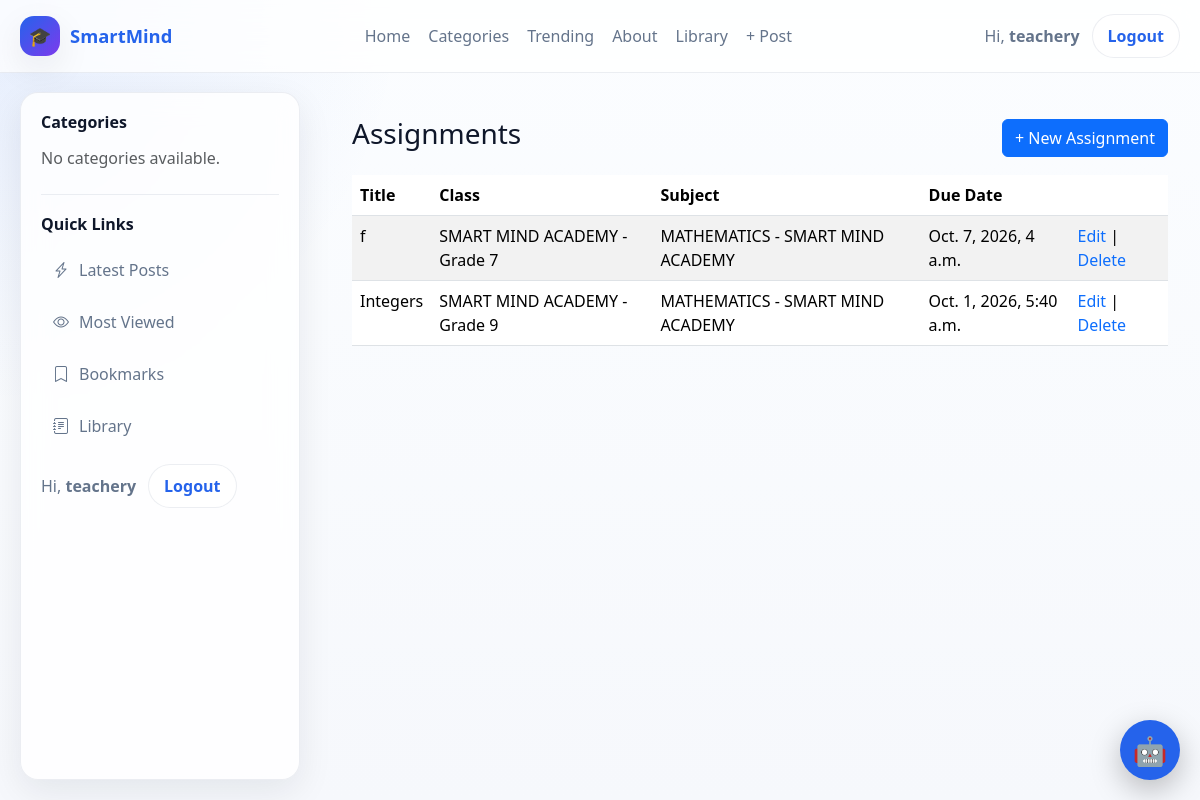
The page /assignments/dashboard/assignments/ (signed in) on the database its author committed.
### accounts/models.py (models this page shows, shortened)
class User(AbstractUser):
    ROLE_CHOICES = [
        ("school_admin", "School Admin"),
        ("teacher", "Teacher"),
        ("student", "Student"),
        ("parent", "Parent"),
    ]
    role = models.CharField(
        max_length=20,
        choices=ROLE_CHOICES,
        default="student",
        db_index=True,
    )
    school = models.ForeignKey(
        "schools.School",
        on_delete=models.CASCADE,
        related_name="users",
        null=True,
        blank=True,
    )
    school_class = models.ForeignKey(
        "schools.SchoolClass",
        on_delete=models.SET_NULL,
        related_name="students",
        null=True,
        blank=True,
    )
    teacher_role = models.ForeignKey(
        "TeacherRole",
        on_delete=models.SET_NULL,
        null=True,
        blank=True,
        related_name="teachers",
    )
    admission_number = models.CharField(
        max_length=30,
        unique=True,
        blank=True,
        null=True,
        db_index=True,
    )
    employee_number = models.CharField(
        max_length=30,
        unique=True,
        blank=True,
        null=True,
        db_index=True,
    )
    tsc_number = models.CharField(
        max_length=30,
        blank=True,
        null=True,
    )
    phone_number = models.CharField(max_length=20, blank=True)
    profile_picture = models.ImageField(upload_to="profiles/", blank=True, null=True)
    date_of_birth = models.DateField(blank=True, null=True)
    is_verified = models.BooleanField(default=False)
    created_at = models.DateTimeField(default=timezone.now)
    updated_at = models.DateTimeField(auto_now=True)
    @property
    def is_school_admin(self):
        return self.role == "school_admin"
    @property
    def is_teacher(self):
        return self.role == "teacher"

### assignments/models.py (models this page shows, shortened)
class Assignment(models.Model):
    ASSIGNMENT_TYPES = (
        ('essay', 'Essay / Written'),
        ('quiz', 'Multiple Choice Quiz'),
        ('mixed', 'Mixed'),
    )
    title = models.CharField(max_length=200)
    description = CKEditor5Field("Description", config_name="default")
    teacher = models.ForeignKey(
        'accounts.User',
        on_delete=models.CASCADE,
        related_name="created_assignments"
    )
    from .storage import AssignmentStorage
    attachment = models.FileField(
        storage=AssignmentStorage(),
        upload_to="",
        blank=True,
        null=True,
    )
    school_class = models.ForeignKey(
        'schools.SchoolClass',
        on_delete=models.CASCADE,
        related_name="assignments",
    )
    subject = models.ForeignKey(
        "Subject",
        on_delete=models.CASCADE,
        related_name="assignments"
    )
    assignment_type = models.CharField(
        max_length=20,
        choices=ASSIGNMENT_TYPES,
        default='essay'
    )
    due_date = models.DateTimeField()
    total_marks = models.FloatField(default=100)
    duration_minutes = models.IntegerField(null=True, blank=True)
    is_timed = models.BooleanField(default=False)
    created_at = models.DateTimeField(auto_now_add=True)
    class Meta:
        ordering = ['-created_at']
        indexes = [
            models.Index(fields=["school_class"]),
            models.Index(fields=["subject"]),
            models.Index(fields=["teacher"]),
            models.Index(fields=["due_date"]),
        ]

class Subject(models.Model):
    school = models.ForeignKey(
        School,
        on_delete=models.CASCADE,
        related_name="subjects"
    )
    name = models.CharField(max_length=100)
    code = models.CharField(max_length=20, blank=True)
    class Meta:
        unique_together = ('school', 'name')
    def __str__(self):
        return f"{self.name} - {self.school.name}"

### schools/models.py (models this page shows, shortened)
class SchoolClass(models.Model):
    LEVEL_CHOICES = [
        ("pre_primary", "Pre-Primary"),
        ("lower_primary", "Lower Primary"),
        ("upper_primary", "Upper Primary"),
        ("junior_school", "Junior School"),
        ("senior_school", "Senior School"),
    ]
    school = models.ForeignKey(
        School,
        on_delete=models.CASCADE,
        related_name="classes"
    )
    name = models.CharField(max_length=50)
    level = models.CharField(
        max_length=30,
        choices=LEVEL_CHOICES
    )
    order = models.PositiveSmallIntegerField(
        default=1,
        help_text="Used to sort classes."
    )
    is_active = models.BooleanField(default=True)
    class Meta:
        unique_together = ("school", "name")
        ordering = ["order", "name"]
    def __str__(self):
        return f"{self.school.name} - {self.name}"

class School(models.Model):
    name = models.CharField(max_length=255)
    code = models.SlugField(max_length=50, unique=True)
    slogan = models.CharField(max_length=255, blank=True)
    about = models.TextField(blank=True)
    logo = models.ImageField(
        upload_to="schools/logos/",
        blank=True,
        null=True
    )
    email = models.EmailField(blank=True)
    phone_number = models.CharField(max_length=20, blank=True)
    website = models.URLField(blank=True)
    address = models.CharField(max_length=255, blank=True)
    is_active = models.BooleanField(default=True)
    created_at = models.DateTimeField(auto_now_add=True)
    updated_at = models.DateTimeField(auto_now=True)
    class Meta:
        ordering = ["name"]

### assignments/views.py (the view)
# urls.py: path("dashboard/assignments/", views.manage_assignments, name="manage_assignments"),
@login_required
def manage_assignments(request):
    user = request.user
    if not (user.is_teacher or user.is_school_admin):
        return HttpResponseForbidden("Permission denied.")
    if user.is_school_admin:
        assignments = Assignment.objects.filter(
            school_class__school=user.school
        ).select_related("school_class", "subject", "teacher")
    else:
        assignments = Assignment.objects.filter(
            teacher=user
        ).select_related("school_class", "subject", "teacher")
    return render(request, "manage_assignments.html", {
        "assignments": assignments,
    })

### assignments/templates/manage_assignments.html
{% extends "base.html" %}
{% block content %}
<div class="container py-4">
<div class="d-flex justify-content-between align-items-center mb-3">
    <h3>Assignments</h3>
    <a href="{% url 'create_assignment' %}"
       class="btn btn-primary">
        + New Assignment
    </a>
</div>
<table class="table table-striped">
    <thead>
        <tr>
            <th>Title</th>
            <th>Class</th>
            <th>Subject</th>
            <th>Due Date</th>
            <th></th>
        </tr>
    </thead>
    <tbody>
    {% for assignment in assignments %}
        <tr>
            <td>{{ assignment.title }}</td>
            <td>{{ assignment.school_class }}</td>
            <td>{{ assignment.subject }}</td>
            <td>{{ assignment.due_date }}</td>
            <td>
               <a href="{% url 'edit_quiz' assignment.pk %}">Edit</a> |
            <a href="{% url 'delete_quiz' assignment.pk %}">Delete</a>
            </td>
        </tr>
    {% empty %}
        <tr>
            <td colspan="5">No assignments found.</td>
        </tr>
    {% endfor %}
    </tbody>
</table>
</div>
{% endblock %}

### blog/templates/base.html (shortened to what this page needs)
{% load static %}
<!DOCTYPE html>
<html lang="en">
<head>
    <link href="https://cdn.jsdelivr.net/npm/bootstrap@5.3.7/dist/css/bootstrap.min.css" rel="stylesheet">
    <link rel="stylesheet" href="https://cdn.jsdelivr.net/npm/bootstrap-icons@1.11.3/font/bootstrap-icons.min.css">
    <link rel="stylesheet" href="{% static 'smartmind_ai/chatbot.css' %}">
    <link rel="stylesheet" href="{% static 'django_ckeditor_5/dist/styles.css' %}">
</head>
<body>
<div class="site-shell">
    <header class="site-navbar">
        <div class="nav-inner">
            <a href="{% url 'dashboard' %}" class="brand">
                <span class="brand-badge">🎓</span>
                <span>SmartMind</span>
            </a>
            <nav class="nav-links" aria-label="Main navigation">
                {% if user.is_authenticated %}
                    <a href="{% url 'dashboard' %}">Home</a>
                {% else %}
                    <a href="{% url 'blog:home' %}">Home</a>
                {% endif %}
                <a href="#">Categories</a>
                <a href="#">Trending</a>
                <a href="#">About</a>
                <a href="{% url 'library:home' %}">Library</a>
                <a href="{% url 'blog:add_post' %}">+ Post</a>
            </nav>
            <div class="user-box">
                {% if user.is_authenticated %}
                    <span>Hi, <strong>{{ user.username }}</strong></span>
                    <form action="{% url 'logout' %}" method="post" class="m-0">
                        <button type="submit" class="btn-pill">Logout</button>
                    </form>
                {% else %}
                    <a href="{% url 'login' %}" class="btn-pill">Login</a>
                {% endif %}
            </div>
        </div>
    </header>
    <div class="layout">
        <aside class="sidebar d-none d-lg-block">
            <div class="sidebar-section">
                <h3>Categories</h3>
                <div class="sidebar-links">
                    {% for category in categories %}
                        <a href="{% url 'blog:category_post' category.slug %}">
                            <i class="bi bi-folder2"></i>
                            <span>{{ category.name }}</span>
                        </a>
                    {% empty %}
                        <p class="text-muted mb-0">No categories available.</p>
                    {% endfor %}
                </div>
            </div>
            <div class="sidebar-section">
                <h3>Quick Links</h3>
                <div class="sidebar-links">
                    <a href="#"><i class="bi bi-lightning-charge"></i><span>Latest Posts</span></a>
                    <a href="#"><i class="bi bi-eye"></i><span>Most Viewed</span></a>
                    <a href="#"><i class="bi bi-bookmark"></i><span>Bookmarks</span></a>
                    <a href="{% url 'library:home' %}"><i class="bi bi-journal-text"></i><span>Library</span></a>
                </div>
                <div class="user-box mt-3">
                    {% if user.is_authenticated %}
                        <span>Hi, <strong>{{ user.username }}</strong></span>
                        <form action="{% url 'logout' %}" method="post" class="m-0">
                            <button type="submit" class="btn-pill">Logout</button>
                        </form>
                    {% else %}
                        <a href="{% url 'login' %}" class="btn-pill">Login</a>
                    {% endif %}
                </div>
            </div>
        </aside>
        <main>
            <div class="content-wrap">
                {% block content %}{% endblock %}
            </div>
        </main>
    </div>
</div>
{% include "smartmind_ai/chatbot.html" %}
</body>
</html>

### blog/templates/base.html (style rules this page uses)
:root { --bg: #f6f8fc; --surface: rgba(255, 255, 255, 0.82); --surface-solid: #ffffff; --text: #0f172a; --muted: #64748b; --primary: #2563eb; --primary-2: #1d4ed8; --border: rgba(148, 163, 184, 0.18); --shadow: 0 12px 35px rgba(15, 23, 42, 0.08); --radius: 18px; --navbar-h: 72px; --sidebar-w: 280px; --layout-pad: 20px; }
* { box-sizing: border-box; }
html { scroll-behavior: smooth; }
body { margin: 0; font-family: system-ui, -apple-system, BlinkMacSystemFont, "Segoe UI", sans-serif; background: radial-gradient(circle at top left, rgba(37, 99, 235, 0.10), transparent 28%), linear-gradient(180deg, #fbfdff 0%, var(--bg) 100%); color: var(--text); overflow-x: hidden; }
a { text-decoration: none; }
.site-shell { min-height: 100vh; display: flex; flex-direction: column; }
.site-navbar { position: sticky; top: 0; z-index: 1030; backdrop-filter: blur(16px); background: rgba(255, 255, 255, 0.76); border-bottom: 1px solid var(--border); }
.nav-inner { max-width: 1400px; margin: 0 auto; padding: 14px 20px; display: flex; align-items: center; justify-content: space-between; gap: 16px; }
.brand { display: flex; align-items: center; gap: 10px; font-weight: 800; color: var(--primary); font-size: 1.15rem; white-space: nowrap; }
.brand-badge { width: 40px; height: 40px; display: grid; place-items: center; border-radius: 14px; background: linear-gradient(135deg, var(--primary), #7c3aed); color: #fff; box-shadow: var(--shadow); }
.nav-links { display: flex; align-items: center; gap: 18px; flex-wrap: wrap; }
.nav-links a { color: var(--muted); font-weight: 500; transition: color 0.2s ease; }
.user-box { display: flex; align-items: center; gap: 12px; color: var(--muted); }
.btn-pill { border: 1px solid var(--border); background: var(--surface-solid); color: var(--primary); padding: 9px 15px; border-radius: 999px; font-weight: 600; transition: all 0.2s ease; }
.layout { display: flex; align-items: flex-start; width: 100%; padding: var(--layout-pad); flex: 1; }
.sidebar { position: fixed; top: calc(var(--navbar-h) + var(--layout-pad)); left: var(--layout-pad); width: var(--sidebar-w); height: calc(100vh - var(--navbar-h) - (var(--layout-pad) * 2)); overflow-y: auto; background: var(--surface); backdrop-filter: blur(14px); border: 1px solid var(--border); border-radius: var(--radius); box-shadow: var(--shadow); padding: 20px; }
.sidebar-section + .sidebar-section { margin-top: 24px; padding-top: 20px; border-top: 1px solid var(--border); }
.sidebar h3 { margin: 0 0 14px; font-size: 1rem; font-weight: 700; }
.sidebar-links { display: grid; gap: 8px; }
.sidebar-links a { display: flex; align-items: center; gap: 10px; padding: 10px 12px; border-radius: 12px; color: var(--muted); transition: background 0.2s ease, color 0.2s ease, transform 0.2s ease; }
main { flex: 1; margin-left: calc(var(--sidebar-w) + var(--layout-pad) + 20px); min-width: 0; padding: 0; }
.content-wrap { background: transparent; min-width: 0; }

### rows shown on the page
User: username "teachery"
Assignment: title "f", school_class "SMART MIND ACADEMY - Grade 7", subject "MATHEMATICS - SMART MIND ACADEMY", due_date "Oct. 7, 2026, 4 a.m."
Assignment: title "Integers", school_class "SMART MIND ACADEMY - Grade 9", subject "MATHEMATICS - SMART MIND ACADEMY", due_date "Oct. 1, 2026, 5:40 a.m."
